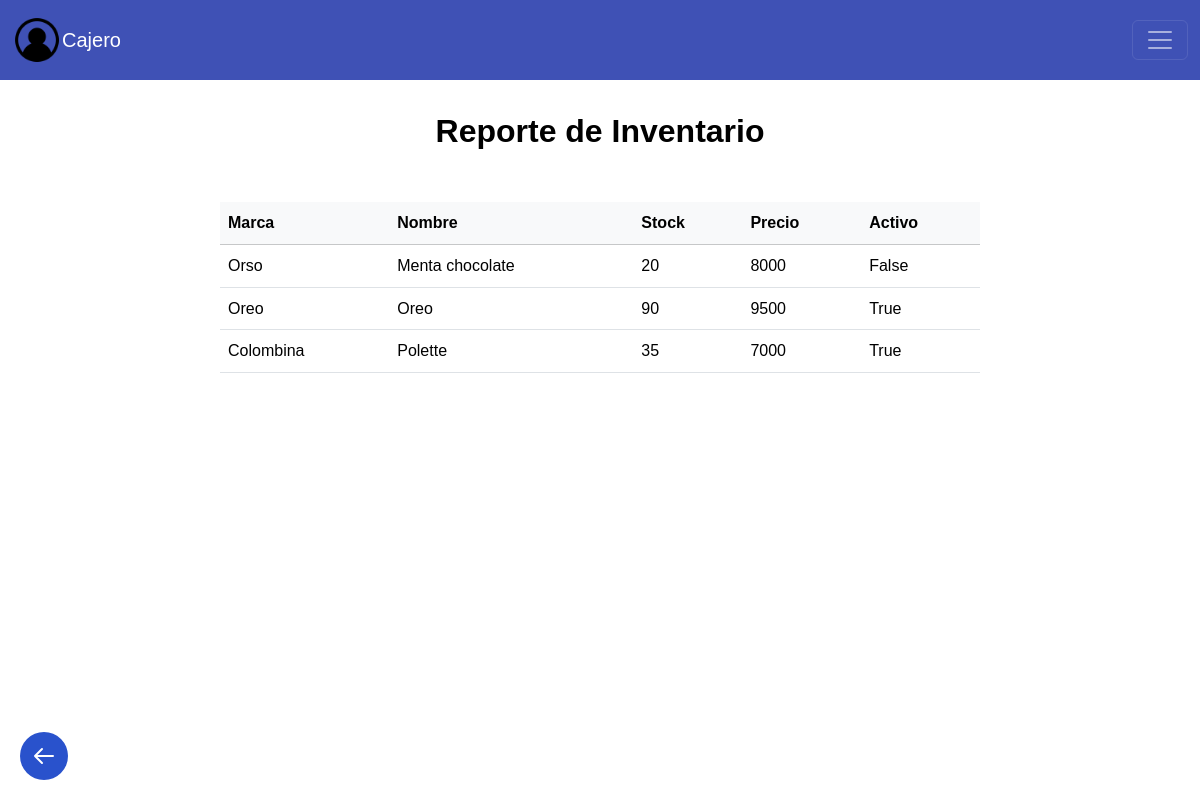
The page /reporte_inventario/ on the database its author committed.
### helados/models.py (models this page shows, shortened)
class Helado (models.Model):
    marca = models.CharField(max_length=200)
    nombre = models.CharField(max_length=200)
    descripcion = models.CharField(max_length=200)
    activo  = models.BooleanField(default=True)
    valor = models.IntegerField (blank= False)
    stock = models.IntegerField(blank=False, default=0)

### helados/views.py (the view)
# urls.py: path('reporte_inventario/', views.reporte_inventario, name='reporte_inventario'),
def reporte_inventario(request):
    helados = Helado.objects.all()
    return render(request, 'reporte_inventario.html', {'helados': helados})

### helados/frontend/templates/reporte_inventario.html
{% extends 'layouts/base.html'%}
{% block user %}
Cajero
{% endblock %}
{% block content%}
    <h2 class="dashboard-heading">Reporte de Inventario</h2>
    <main>
        <table class="table">
            <tr>
                <th class="table-light">Marca</th>
                <th class="table-light">Nombre</th>
                <th class="table-light">Stock</th>
                <th class="table-light">Precio</th>
                <th class="table-light"> Activo</th>
            </tr>
            {% for helado in helados %}
            <tr>
                <td>{{ helado.marca }}</td>
                <td>{{ helado.nombre }}</td>
                <td>{{ helado.stock}} </td>
                <td>{{ helado.valor }}</td>
                <td>{{ helado.activo }}</td>
            </tr>
            {% endfor %}
        </table>
    </main>
    <a href="javascript:void(0);" class="back-button" onclick="window.history.back();">
        <svg xmlns="http://www.w3.org/2000/svg" fill="none" viewBox="0 0 24 24" stroke="currentColor">
            <path stroke-linecap="round" stroke-linejoin="round" stroke-width="2" d="M10 19l-7-7m0 0l7-7m-7 7h18" />
        </svg>
    </a>
{% endblock %}

### helados/frontend/static/styles/pageOpciones.css (style rules this page uses)
body, html { margin: 0; padding: 0; font-family: Arial, sans-serif; line-height: 1.6; background-color: white; }
main { max-width: 800px; margin: 0 auto; padding: 20px; display: flex; justify-content: space-between; }
h2 { color: #000000; font-size: 1.5em; margin-top: 30px; margin-bottom: 15px; }
.back-button { position: fixed; bottom: 20px; left: 20px; display: flex; align-items: center; justify-content: center; width: 48px; height: 48px; background-color: #2952CC; border-radius: 50%; transition: background-color 0.3s ease; }
.back-button svg { width: 24px; height: 24px; color: white; }

### helados/frontend/static/styles/pageConNavegacion.css (style rules this page uses)
body { padding-top: 88px; margin: 0; font-family: Arial, sans-serif; background-color: white; }
.dashboard-heading { font-size: 32px; font-weight: bold; color: black; padding: 24px 32px 32px; margin: 0; }
h2 { margin: 10px 10px; text-align: center; }

### rows shown on the page
Helado: marca "Orso", nombre "Menta chocolate", stock "20", valor "8000", activo "False"
Helado: marca "Oreo", nombre "Oreo", stock "90", valor "9500", activo "True"
Helado: marca "Colombina", nombre "Polette", stock "35", valor "7000", activo "True"
